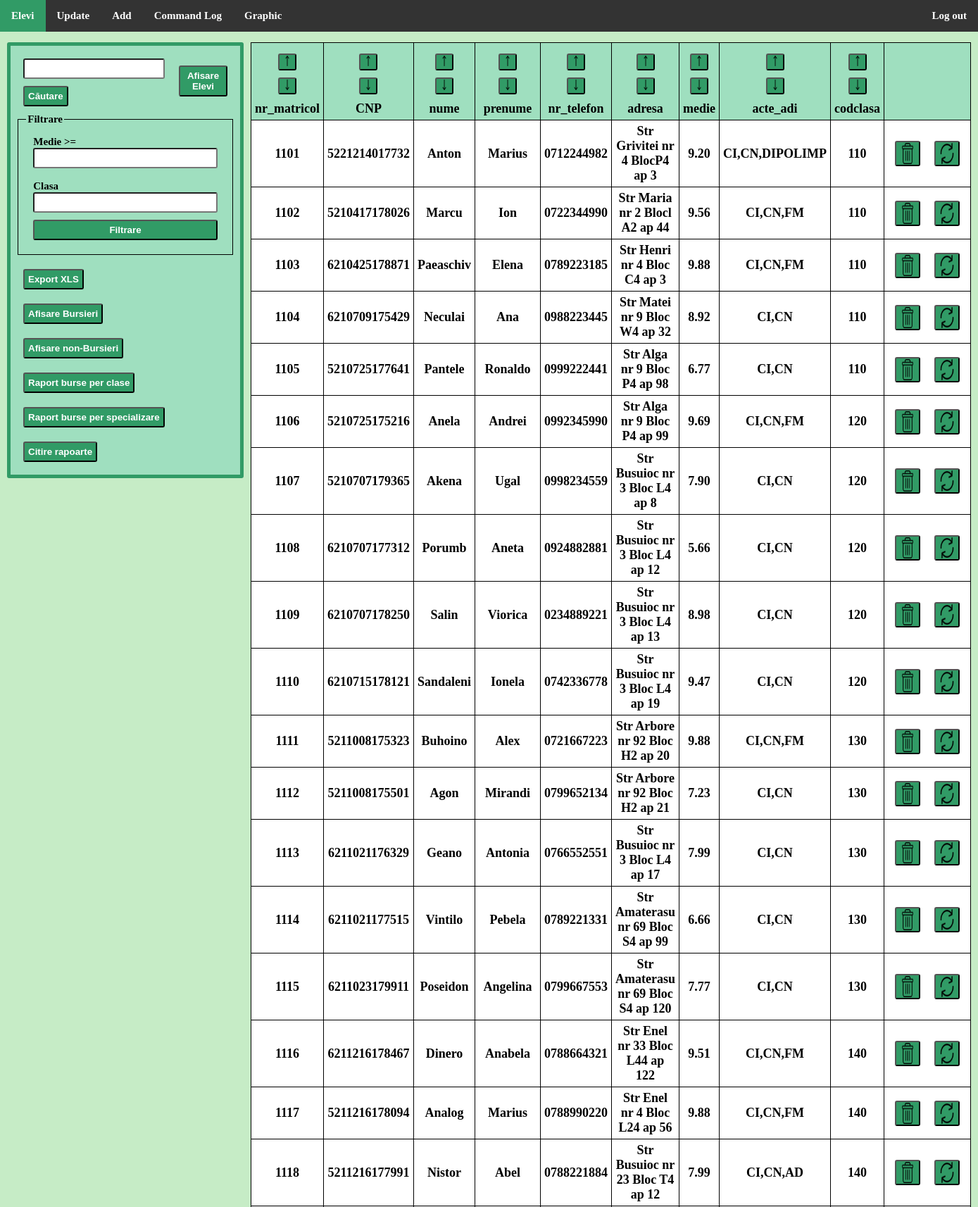
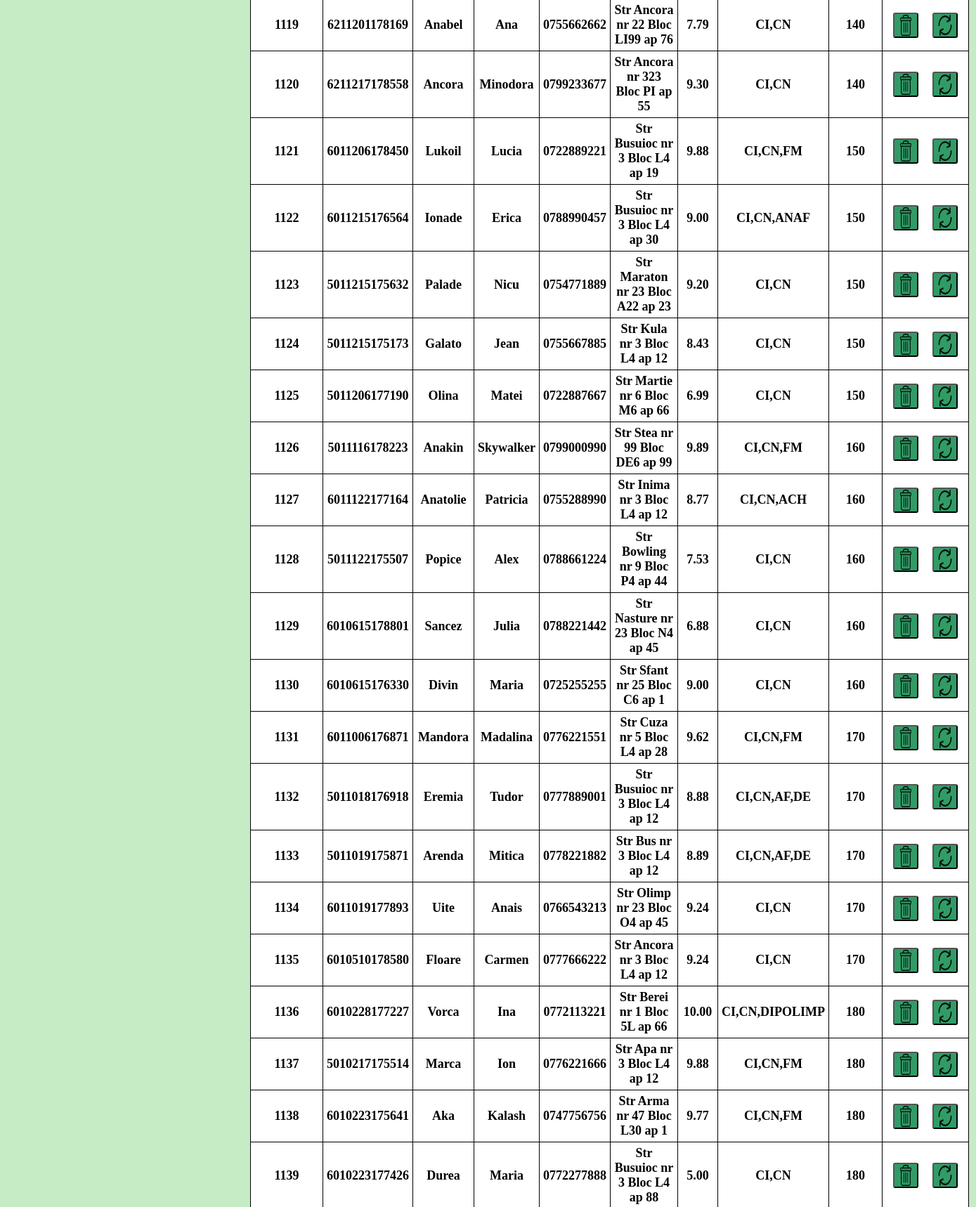
/elevi.php (upper part), run on the app's committed database (2 pictures, top to bottom).
### tables this page shows
CREATE TABLE `elev` (
  `nr_matricol` int NOT NULL,
  `CNP` varchar(13) NOT NULL,
  `nume` varchar(45) NOT NULL,
  `prenume` varchar(45) NOT NULL,
  `nr_telefon` varchar(10) DEFAULT NULL,
  `adresa` varchar(45) NOT NULL,
  `medie` decimal(5,2) NOT NULL,
  `acte_adi` varchar(100) NOT NULL,
  `codclasa` int NOT NULL,
  PRIMARY KEY (`nr_matricol`),
  KEY `codclasa_idx` (`codclasa`),
  CONSTRAINT `codclasa` FOREIGN KEY (`codclasa`) REFERENCES `clasa` (`codclasa`)
);

### elevi.php (the view, shortened to what this page needs)
<?php
try {
    $stringul = "select * from elev ";
    $user = "root";
    $pass = "qwerty";
    $dbh = new PDO('mysql:host=localhost;dbname=bd', $user, $pass);
    $stmt = $dbh->query("describe elev");
    $stmt2 = $dbh->prepare($stringul);
    $stmt->execute();
    $data = $stmt->fetchAll();
    $stmt2->execute();
    $data2 = $stmt2->fetchAll();
} catch (PDOException $e) {
    echo $e . "Could not connect to the database";
    die();
}
?>
<!DOCTYPE html>
<html>
<head>
    <link rel="stylesheet" href="style.css" />
</head>
<body>
    <div class="navbarul">
        <ul>
            <li><a class="active" href="elevi.php">Elevi</a></li>
            <li><a href="update.php" class="<?= $invizibil ?>">Update</a></li>
            <li><a href="adaugare.php" class="<?= $invizibil ?>">Add</a></li>
            <li><a href="istoric.php" class="<?= $invizibil ?>">Command Log</a></li>
            <li><a href="grafic.php" class="<?= $invizibil ?>">Graphic</a></li>
            <li style="float:right"><a href="index.php">Log out</a></li>
        </ul>
    </div>
    <div class="filler"></div>
    <div class="containerul">
        <div class="formuri">
            <div class="cautareafisare">
                <form method="get">
                    <input type="text" name="inputCautare">
                    <button type="submit" name="cautare" class="butoanele">Căutare</button>
                </form>
                <form method="get">
                    <button type="submit" class="butoanele">Afisare Elevi</button>
                </form>
            </div>
            <fieldset>
                <legend>Filtrare</legend>
                <form method="get"
                style=" display:flex;
                 flex-direction:column;
                justify-content:space-between;"
                >
                <label for= inputFiltrare1"> Medie >=</label>
                    <input type="text" name="inputFiltrare1">
                    <br>
                    <label for="inputFiltrare2"> Clasa </label>
                    <input type="text" name="inputFiltrare2">
                    <button type="submit" name="filtrare" class="butoanele">Filtrare</button>
                </form>
            </fieldset>
            <form method="get" action="exportexcel.php" class="<?= $invizibil ?>">
                <input type="submit" name="exportxls" value="Export XLS" class="butoanele">
            </form>
            <form method="get">
                <input type="submit" name="bursieri" value="Afisare Bursieri" class="butoanele">
            </form>
            <form method="get">
                <input type="submit" name="nonbursieri" value="Afisare non-Bursieri" class="butoanele">
            </form>
            <form method="get">
                <input type="submit" name="raportvaloarebursepereclase" value="Raport burse per clase" class="butoanele">
            </form>
            <form method="get">
                <input type="submit" name="raportburseperspecializare" value="Raport burse per specializare" class="butoanele">
            </form>
            <form method="get">
                <input type="submit" name="citirecsv" value="Citire rapoarte" class="butoanele">
            </form>
        </div>
        <div class="container3">
            <table>
                <thead>
                    <tr>
                        <?php foreach ($data as $row) { ?>
                            <th>
                                <form method="get">
                                    <button class="ordonare" name="ordonareasc"><img src="right-arrow.png"></button>
                                </form>
                                <form method="get">
                                    <button class="ordonare" name="ordonaredesc"><img src="right-arrow-2.png"></button>
                                </form>
                                <?= $row['Field'] ?>
                            </th>
                        <?php } ?>
                        <th class="<?= $invizibil ?>"></th>
                    </tr>
                </thead>
                <tbody>
                    <?php foreach ($data2 as $row) { ?>
                        <tr>
                            <?php foreach ($data as $row2) { ?>
                                <td>
                                    <?= $row[$row2['Field']] ?>
                                </td>
                            <?php } ?>
                            <td class="<?= $invizibil ?>">
                                <div class="formButoane">
                                    <div>
                                        <form method="POST" action="">
                                            <button class="actiuni" name="delete"><img class="imagine "
                                                    src="delete.png"></button>
                                    </div>
                                    <div>
                                        <form method="POST" action="update.php" c>
                                            <button class="actiuni" name="update"><img class="imagine "
                                                    src="refresh.png"></button>
                                    </div>
                                </div>
                            </td>
                        </tr>
                    <?php } ?>
                </tbody>
            </table>
        </div>
    </div>
</body>
</html>

### style.css (style rules this page uses)
form { margin: 10px; }
body { background-color: rgb(198, 236, 198); margin: 0; }
input { padding: 5px 10px; border-radius: 3px; }
table { text-align: center; }
thead { position: sticky; top: 40px; }
th { text-align: center; background-color: rgb(159, 223, 191); width: fit-content; position: sticky; }
table th, table td { border: 1px solid black; padding: 5px; }
table { border-collapse: collapse; margin-left: 10px; margin-right: 10px; font-size: 18px; font-weight: bold; border-radius: 10px; }
table tbody { background-color: white; }
.formButoane { display: flex; flex-wrap: nowrap; }
.ordonare { background-color: rgb(49, 155, 102); border-radius: 3px; font-weight: bold; }
.actiuni { background-color: rgb(49, 155, 102); border-radius: 3px; font-weight: bold; display: flex; align-items: center; justify-content: center; }
img { height: 15px; width: 10px; }
.imagine { height: 30px; width: 20px; }
ul { list-style-type: none; margin: 0; padding: 0; overflow: hidden; background-color: #333; font-size: 15px; font-weight: bold; position: fixed; z-index: 1; width: 100%; }
li { float: left; }
li a { display: block; color: white; text-align: center; padding: 14px 16px; text-decoration: none; }
.active { background-color: rgb(49, 155, 102); }
.containerul { display: flex; align-items: flex-start; }
.formuri { margin-left: 10px; border: 1px solid #333; padding: 8px; border: 5px solid rgb(49, 155, 102); background-color: rgb(159, 223, 191); border-radius: 3px; font-weight: bold; font-size: 20px; position: sticky; top: 40px; }
.butoanele { background-color: rgb(49, 155, 102); border-radius: 3px; font-weight: bold; margin-top: 10px; color:white; padding:5px; }
fieldset { border: 1px solid #000; font-size: 15px; }
.filler { height: 60px; }
.cautareafisare { display: flex; flex-direction: row; }

### data on the page
elev: Field "1101", Field "5221214017732", Field "Anton", Field "Marius", Field "0712244982", Field "Str Grivitei nr 4 BlocP4 ap 3", Field "9.20", Field "CI,CN,DIPOLIMP", Field "110"
elev: Field "1102", Field "5210417178026", Field "Marcu", Field "Ion", Field "0722344990", Field "Str Maria nr 2 Blocl A2 ap 44", Field "9.56", Field "CI,CN,FM", Field "110"
elev: Field "1103", Field "6210425178871", Field "Paeaschiv", Field "Elena", Field "0789223185", Field "Str Henri nr 4 Bloc C4 ap 3", Field "9.88", Field "CI,CN,FM", Field "110"
elev: Field "1104", Field "6210709175429", Field "Neculai", Field "Ana", Field "0988223445", Field "Str Matei nr 9 Bloc W4 ap 32", Field "8.92", Field "CI,CN", Field "110"
elev: Field "1105", Field "5210725177641", Field "Pantele", Field "Ronaldo", Field "0999222441", Field "Str Alga nr 9 Bloc P4 ap 98", Field "6.77", Field "CI,CN", Field "110"
elev: Field "1106", Field "5210725175216", Field "Anela", Field "Andrei", Field "0992345990", Field "Str Alga nr 9 Bloc P4 ap 99", Field "9.69", Field "CI,CN,FM", Field "120"
elev: Field "1107", Field "5210707179365", Field "Akena", Field "Ugal", Field "0998234559", Field "Str Busuioc nr 3 Bloc L4 ap 8", Field "7.90", Field "CI,CN", Field "120"
elev: Field "1108", Field "6210707177312", Field "Porumb", Field "Aneta", Field "0924882881", Field "Str Busuioc nr 3 Bloc L4 ap 12", Field "5.66", Field "CI,CN", Field "120"
elev: Field "1109", Field "6210707178250", Field "Salin", Field "Viorica", Field "0234889221", Field "Str Busuioc nr 3 Bloc L4 ap 13", Field "8.98", Field "CI,CN", Field "120"
elev: Field "1110", Field "6210715178121", Field "Sandaleni", Field "Ionela", Field "0742336778", Field "Str Busuioc nr 3 Bloc L4 ap 19", Field "9.47", Field "CI,CN", Field "120"
elev: Field "1111", Field "5211008175323", Field "Buhoino", Field "Alex", Field "0721667223", Field "Str Arbore nr 92 Bloc H2 ap 20", Field "9.88", Field "CI,CN,FM", Field "130"
elev: Field "1112", Field "5211008175501", Field "Agon", Field "Mirandi", Field "0799652134", Field "Str Arbore nr 92 Bloc H2 ap 21", Field "7.23", Field "CI,CN", Field "130"
elev: Field "1113", Field "6211021176329", Field "Geano", Field "Antonia", Field "0766552551", Field "Str Busuioc nr 3 Bloc L4 ap 17", Field "7.99", Field "CI,CN", Field "130"
elev: Field "1114", Field "6211021177515", Field "Vintilo", Field "Pebela", Field "0789221331", Field "Str Amaterasu nr 69 Bloc S4 ap 99", Field "6.66", Field "CI,CN", Field "130"
elev: Field "1115", Field "6211023179911", Field "Poseidon", Field "Angelina", Field "0799667553", Field "Str Amaterasu nr 69 Bloc S4 ap 120", Field "7.77", Field "CI,CN", Field "130"
elev: Field "1116", Field "6211216178467", Field "Dinero", Field "Anabela", Field "0788664321", Field "Str Enel nr 33 Bloc L44 ap 122", Field "9.51", Field "CI,CN,FM", Field "140"
elev: Field "1117", Field "5211216178094", Field "Analog", Field "Marius", Field "0788990220", Field "Str Enel nr 4 Bloc L24 ap 56", Field "9.88", Field "CI,CN,FM", Field "140"
elev: Field "1118", Field "5211216177991", Field "Nistor", Field "Abel", Field "0788221884", Field "Str Busuioc nr 23 Bloc T4 ap 12", Field "7.99", Field "CI,CN,AD", Field "140"
elev: Field "1119", Field "6211201178169", Field "Anabel", Field "Ana", Field "0755662662", Field "Str Ancora nr 22 Bloc LI99 ap 76", Field "7.79", Field "CI,CN", Field "140"
elev: Field "1120", Field "6211217178558", Field "Ancora", Field "Minodora", Field "0799233677", Field "Str Ancora nr 323 Bloc PI ap 55", Field "9.30", Field "CI,CN", Field "140"
elev: Field "1121", Field "6011206178450", Field "Lukoil", Field "Lucia", Field "0722889221", Field "Str Busuioc nr 3 Bloc L4 ap 19", Field "9.88", Field "CI,CN,FM", Field "150"
elev: Field "1122", Field "6011215176564", Field "Ionade", Field "Erica", Field "0788990457", Field "Str Busuioc nr 3 Bloc L4 ap 30", Field "9.00", Field "CI,CN,ANAF", Field "150"
elev: Field "1123", Field "5011215175632", Field "Palade", Field "Nicu", Field "0754771889", Field "Str Maraton nr 23 Bloc A22 ap 23", Field "9.20", Field "CI,CN", Field "150"
elev: Field "1124", Field "5011215175173", Field "Galato", Field "Jean", Field "0755667885", Field "Str Kula nr 3 Bloc L4 ap 12", Field "8.43", Field "CI,CN", Field "150"
elev: Field "1125", Field "5011206177190", Field "Olina", Field "Matei", Field "0722887667", Field "Str Martie nr 6 Bloc M6 ap 66", Field "6.99", Field "CI,CN", Field "150"
elev: Field "1126", Field "5011116178223", Field "Anakin", Field "Skywalker", Field "0799000990", Field "Str Stea nr 99 Bloc DE6 ap 99", Field "9.89", Field "CI,CN,FM", Field "160"
elev: Field "1127", Field "6011122177164", Field "Anatolie", Field "Patricia", Field "0755288990", Field "Str Inima nr 3 Bloc L4 ap 12", Field "8.77", Field "CI,CN,ACH", Field "160"
elev: Field "1128", Field "5011122175507", Field "Popice", Field "Alex", Field "0788661224", Field "Str Bowling nr 9 Bloc P4 ap 44", Field "7.53", Field "CI,CN", Field "160"
elev: Field "1129", Field "6010615178801", Field "Sancez", Field "Julia", Field "0788221442", Field "Str Nasture nr 23 Bloc N4 ap 45", Field "6.88", Field "CI,CN", Field "160"
elev: Field "1130", Field "6010615176330", Field "Divin", Field "Maria", Field "0725255255", Field "Str Sfant nr 25 Bloc C6 ap 1", Field "9.00", Field "CI,CN", Field "160"
elev: Field "1131", Field "6011006176871", Field "Mandora", Field "Madalina", Field "0776221551", Field "Str Cuza nr 5 Bloc L4 ap 28", Field "9.62", Field "CI,CN,FM", Field "170"
elev: Field "1132", Field "5011018176918", Field "Eremia", Field "Tudor", Field "0777889001", Field "Str Busuioc nr 3 Bloc L4 ap 12", Field "8.88", Field "CI,CN,AF,DE", Field "170"
elev: Field "1133", Field "5011019175871", Field "Arenda", Field "Mitica", Field "0778221882", Field "Str Bus nr 3 Bloc L4 ap 12", Field "8.89", Field "CI,CN,AF,DE", Field "170"
elev: Field "1134", Field "6011019177893", Field "Uite", Field "Anais", Field "0766543213", Field "Str Olimp nr 23 Bloc O4 ap 45", Field "9.24", Field "CI,CN", Field "170"
elev: Field "1135", Field "6010510178580", Field "Floare", Field "Carmen", Field "0777666222", Field "Str Ancora nr 3 Bloc L4 ap 12", Field "9.24", Field "CI,CN", Field "170"
elev: Field "1136", Field "6010228177227", Field "Vorca", Field "Ina", Field "0772113221", Field "Str Berei nr 1 Bloc 5L ap 66", Field "10.00", Field "CI,CN,DIPOLIMP", Field "180"
elev: Field "1137", Field "5010217175514", Field "Marca", Field "Ion", Field "0776221666", Field "Str Apa nr 3 Bloc L4 ap 12", Field "9.88", Field "CI,CN,FM", Field "180"
elev: Field "1138", Field "6010223175641", Field "Aka", Field "Kalash", Field "0747756756", Field "Str Arma nr 47 Bloc L30 ap 1", Field "9.77", Field "CI,CN,FM", Field "180"
elev: Field "1139", Field "6010223177426", Field "Durea", Field "Maria", Field "0772277888", Field "Str Busuioc nr 3 Bloc L4 ap 88", Field "5.00", Field "CI,CN", Field "180"

### other printed values
$row['Field'] "nr_matricol"
$row['Field'] "CNP"
$row['Field'] "nume"
$row['Field'] "prenume"
$row['Field'] "nr_telefon"
$row['Field'] "adresa"
$row['Field'] "medie"
$row['Field'] "acte_adi"
$row['Field'] "codclasa"
